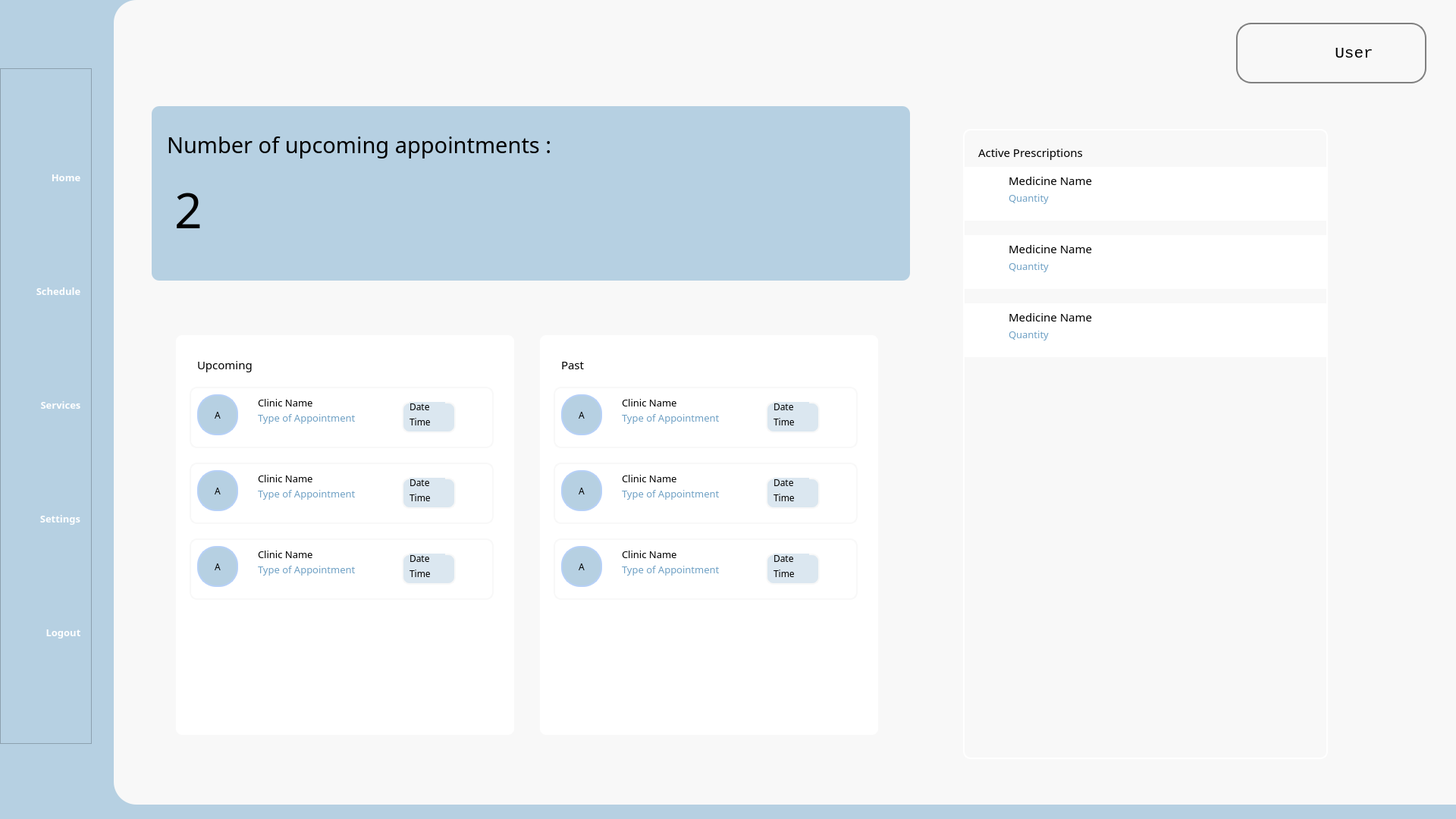
<?xml version="1.0" encoding="UTF-8"?>
<ui version="4.0">
 <class>MainWindow</class>
 <widget class="QMainWindow" name="MainWindow">
  <property name="geometry">
   <rect>
    <x>0</x>
    <y>0</y>
    <width>1920</width>
    <height>1080</height>
   </rect>
  </property>
  <property name="sizePolicy">
   <sizepolicy hsizetype="Maximum" vsizetype="Maximum">
    <horstretch>0</horstretch>
    <verstretch>0</verstretch>
   </sizepolicy>
  </property>
  <property name="minimumSize">
   <size>
    <width>0</width>
    <height>1</height>
   </size>
  </property>
  <property name="windowTitle">
   <string>Call A Doctor</string>
  </property>
  <property name="layoutDirection">
   <enum>Qt::RightToLeft</enum>
  </property>
  <property name="autoFillBackground">
   <bool>false</bool>
  </property>
  <property name="styleSheet">
   <string notr="true">background-color: #B6D0E2;</string>
  </property>
  <widget class="QWidget" name="mainWidget">
   <widget class="QWidget" name="background" native="true">
    <property name="geometry">
     <rect>
      <x>150</x>
      <y>0</y>
      <width>1771</width>
      <height>1061</height>
     </rect>
    </property>
    <property name="styleSheet">
     <string notr="true">background-color: #F8F8F8;
border-bottom-left-radius: 30px;
border-top-left-radius: 30px;</string>
    </property>
    <widget class="QFrame" name="num_appt_frame">
     <property name="geometry">
      <rect>
       <x>50</x>
       <y>140</y>
       <width>1000</width>
       <height>230</height>
      </rect>
     </property>
     <property name="styleSheet">
      <string notr="true">border-radius: 10px;
    background-color: #B6D0E2;
    background-image: qlineargradient(
        spread: pad, 
        x1: 0, y1: 0, 
        x2: 0, y2: 1, 
        stop: 0 #B6D0E2, 
        stop: 1 #FFFFFF
    );</string>
     </property>
     <property name="frameShape">
      <enum>QFrame::StyledPanel</enum>
     </property>
     <property name="frameShadow">
      <enum>QFrame::Raised</enum>
     </property>
     <widget class="QLabel" name="num_upcoming_appt_label">
      <property name="geometry">
       <rect>
        <x>20</x>
        <y>20</y>
        <width>951</width>
        <height>61</height>
       </rect>
      </property>
      <property name="font">
       <font>
        <family>Cascadia Code</family>
        <pointsize>22</pointsize>
       </font>
      </property>
      <property name="text">
       <string>Number of upcoming appointments :</string>
      </property>
      <property name="wordWrap">
       <bool>true</bool>
      </property>
     </widget>
     <widget class="QLabel" name="num_appt_number_label">
      <property name="geometry">
       <rect>
        <x>30</x>
        <y>100</y>
        <width>51</width>
        <height>71</height>
       </rect>
      </property>
      <property name="font">
       <font>
        <family>Cascadia Code</family>
        <pointsize>48</pointsize>
       </font>
      </property>
      <property name="text">
       <string>2</string>
      </property>
     </widget>
    </widget>
    <widget class="QFrame" name="appointment_frame">
     <property name="geometry">
      <rect>
       <x>50</x>
       <y>410</y>
       <width>1000</width>
       <height>600</height>
      </rect>
     </property>
     <property name="styleSheet">
      <string notr="true">border: 2px solid #F8F8F8;
border-radius: 10px;

</string>
     </property>
     <property name="frameShape">
      <enum>QFrame::StyledPanel</enum>
     </property>
     <property name="frameShadow">
      <enum>QFrame::Raised</enum>
     </property>
     <property name="lineWidth">
      <number>6</number>
     </property>
     <widget class="QFrame" name="upcomin_appt_frame">
      <property name="geometry">
       <rect>
        <x>30</x>
        <y>30</y>
        <width>450</width>
        <height>531</height>
       </rect>
      </property>
      <property name="styleSheet">
       <string notr="true">background-color : #ffffff;</string>
      </property>
      <property name="frameShape">
       <enum>QFrame::StyledPanel</enum>
      </property>
      <property name="frameShadow">
       <enum>QFrame::Raised</enum>
      </property>
      <widget class="QLabel" name="upcoming_label">
       <property name="geometry">
        <rect>
         <x>30</x>
         <y>20</y>
         <width>101</width>
         <height>41</height>
        </rect>
       </property>
       <property name="font">
        <font>
         <family>Cascadia Code</family>
         <pointsize>11</pointsize>
        </font>
       </property>
       <property name="styleSheet">
        <string notr="true">border : none;
</string>
       </property>
       <property name="text">
        <string>Upcoming</string>
       </property>
      </widget>
      <widget class="QFrame" name="clinicAppt_frame">
       <property name="geometry">
        <rect>
         <x>20</x>
         <y>70</y>
         <width>401</width>
         <height>81</height>
        </rect>
       </property>
       <property name="frameShape">
        <enum>QFrame::StyledPanel</enum>
       </property>
       <property name="frameShadow">
        <enum>QFrame::Raised</enum>
       </property>
       <widget class="QLabel" name="clinic_name_label">
        <property name="geometry">
         <rect>
          <x>90</x>
          <y>10</y>
          <width>121</width>
          <height>21</height>
         </rect>
        </property>
        <property name="font">
         <font>
          <family>Cascadia Code</family>
          <pointsize>10</pointsize>
         </font>
        </property>
        <property name="styleSheet">
         <string notr="true">border : none;
</string>
        </property>
        <property name="text">
         <string>Clinic Name</string>
        </property>
       </widget>
       <widget class="QLabel" name="clinic_logo_label">
        <property name="geometry">
         <rect>
          <x>10</x>
          <y>10</y>
          <width>54</width>
          <height>54</height>
         </rect>
        </property>
        <property name="font">
         <font>
          <family>Cascadia Code</family>
          <pointsize>9</pointsize>
         </font>
        </property>
        <property name="styleSheet">
         <string notr="true">background-color: #B6D0E2; /* Fill color */
border-radius: 25px; /* Radius to make it round */
border: 2px solid #B6D0F7; /*  Border color and thickness */
min-width: 50px; /* Ensure the QLabel is a circle */
min-height: 50px; /* Ensure the QLabel is a circle */
max-width: 50px; /* Ensure the QLabel is a circle */
max-height: 50px; /* Ensure the QLabel is a circle */</string>
        </property>
        <property name="text">
         <string>A</string>
        </property>
        <property name="alignment">
         <set>Qt::AlignCenter</set>
        </property>
       </widget>
       <widget class="QLabel" name="toa_label">
        <property name="geometry">
         <rect>
          <x>90</x>
          <y>30</y>
          <width>161</width>
          <height>21</height>
         </rect>
        </property>
        <property name="font">
         <font>
          <family>Cascadia Code</family>
          <pointsize>10</pointsize>
         </font>
        </property>
        <property name="styleSheet">
         <string notr="true">border : none;
color : #6ea0c4;
</string>
        </property>
        <property name="text">
         <string>Type of Appointment</string>
        </property>
       </widget>
       <widget class="QFrame" name="date_time_frame">
        <property name="geometry">
         <rect>
          <x>280</x>
          <y>20</y>
          <width>71</width>
          <height>41</height>
         </rect>
        </property>
        <property name="styleSheet">
         <string notr="true">border-radius: 10px;
background-color: #dbe7f0;</string>
        </property>
        <property name="frameShape">
         <enum>QFrame::StyledPanel</enum>
        </property>
        <property name="frameShadow">
         <enum>QFrame::Raised</enum>
        </property>
        <widget class="QLabel" name="date_label">
         <property name="geometry">
          <rect>
           <x>10</x>
           <y>0</y>
           <width>47</width>
           <height>13</height>
          </rect>
         </property>
         <property name="font">
          <font>
           <family>Cascadia Code</family>
          </font>
         </property>
         <property name="styleSheet">
          <string notr="true">border : none;
</string>
         </property>
         <property name="text">
          <string>Date</string>
         </property>
        </widget>
        <widget class="QLabel" name="time_label">
         <property name="geometry">
          <rect>
           <x>10</x>
           <y>20</y>
           <width>47</width>
           <height>13</height>
          </rect>
         </property>
         <property name="font">
          <font>
           <family>Cascadia Code</family>
          </font>
         </property>
         <property name="styleSheet">
          <string notr="true">border : none;
</string>
         </property>
         <property name="text">
          <string>Time</string>
         </property>
        </widget>
       </widget>
      </widget>
      <widget class="QFrame" name="clinicAppt_frame_2">
       <property name="geometry">
        <rect>
         <x>20</x>
         <y>170</y>
         <width>401</width>
         <height>81</height>
        </rect>
       </property>
       <property name="frameShape">
        <enum>QFrame::StyledPanel</enum>
       </property>
       <property name="frameShadow">
        <enum>QFrame::Raised</enum>
       </property>
       <widget class="QLabel" name="clinic_name_label_2">
        <property name="geometry">
         <rect>
          <x>90</x>
          <y>10</y>
          <width>121</width>
          <height>21</height>
         </rect>
        </property>
        <property name="font">
         <font>
          <family>Cascadia Code</family>
          <pointsize>10</pointsize>
         </font>
        </property>
        <property name="styleSheet">
         <string notr="true">border : none;
</string>
        </property>
        <property name="text">
         <string>Clinic Name</string>
        </property>
       </widget>
       <widget class="QLabel" name="clinic_logo_label_2">
        <property name="geometry">
         <rect>
          <x>10</x>
          <y>10</y>
          <width>54</width>
          <height>54</height>
         </rect>
        </property>
        <property name="font">
         <font>
          <family>Cascadia Code</family>
          <pointsize>9</pointsize>
         </font>
        </property>
        <property name="styleSheet">
         <string notr="true">background-color: #B6D0E2; /* Fill color */
border-radius: 25px; /* Radius to make it round */
border: 2px solid #B6D0F7; /*  Border color and thickness */
min-width: 50px; /* Ensure the QLabel is a circle */
min-height: 50px; /* Ensure the QLabel is a circle */
max-width: 50px; /* Ensure the QLabel is a circle */
max-height: 50px; /* Ensure the QLabel is a circle */</string>
        </property>
        <property name="text">
         <string>A</string>
        </property>
        <property name="alignment">
         <set>Qt::AlignCenter</set>
        </property>
       </widget>
       <widget class="QLabel" name="toa_label_2">
        <property name="geometry">
         <rect>
          <x>90</x>
          <y>30</y>
          <width>161</width>
          <height>21</height>
         </rect>
        </property>
        <property name="font">
         <font>
          <family>Cascadia Code</family>
          <pointsize>10</pointsize>
         </font>
        </property>
        <property name="styleSheet">
         <string notr="true">border : none;
color : #6ea0c4;
</string>
        </property>
        <property name="text">
         <string>Type of Appointment</string>
        </property>
       </widget>
       <widget class="QFrame" name="date_time_frame_2">
        <property name="geometry">
         <rect>
          <x>280</x>
          <y>20</y>
          <width>71</width>
          <height>41</height>
         </rect>
        </property>
        <property name="styleSheet">
         <string notr="true">border-radius: 10px;
background-color: #dbe7f0;</string>
        </property>
        <property name="frameShape">
         <enum>QFrame::StyledPanel</enum>
        </property>
        <property name="frameShadow">
         <enum>QFrame::Raised</enum>
        </property>
        <widget class="QLabel" name="date_label_2">
         <property name="geometry">
          <rect>
           <x>10</x>
           <y>0</y>
           <width>47</width>
           <height>13</height>
          </rect>
         </property>
         <property name="font">
          <font>
           <family>Cascadia Code</family>
          </font>
         </property>
         <property name="styleSheet">
          <string notr="true">border : none;
</string>
         </property>
         <property name="text">
          <string>Date</string>
         </property>
        </widget>
        <widget class="QLabel" name="time_label_2">
         <property name="geometry">
          <rect>
           <x>10</x>
           <y>20</y>
           <width>47</width>
           <height>13</height>
          </rect>
         </property>
         <property name="font">
          <font>
           <family>Cascadia Code</family>
          </font>
         </property>
         <property name="styleSheet">
          <string notr="true">border : none;
</string>
         </property>
         <property name="text">
          <string>Time</string>
         </property>
        </widget>
       </widget>
      </widget>
      <widget class="QFrame" name="clinicAppt_frame_3">
       <property name="geometry">
        <rect>
         <x>20</x>
         <y>270</y>
         <width>401</width>
         <height>81</height>
        </rect>
       </property>
       <property name="frameShape">
        <enum>QFrame::StyledPanel</enum>
       </property>
       <property name="frameShadow">
        <enum>QFrame::Raised</enum>
       </property>
       <widget class="QLabel" name="clinic_name_label_3">
        <property name="geometry">
         <rect>
          <x>90</x>
          <y>10</y>
          <width>121</width>
          <height>21</height>
         </rect>
        </property>
        <property name="font">
         <font>
          <family>Cascadia Code</family>
          <pointsize>10</pointsize>
         </font>
        </property>
        <property name="styleSheet">
         <string notr="true">border : none;
</string>
        </property>
        <property name="text">
         <string>Clinic Name</string>
        </property>
       </widget>
       <widget class="QLabel" name="clinic_logo_label_3">
        <property name="geometry">
         <rect>
          <x>10</x>
          <y>10</y>
          <width>54</width>
          <height>54</height>
         </rect>
        </property>
        <property name="font">
         <font>
          <family>Cascadia Code</family>
          <pointsize>9</pointsize>
         </font>
        </property>
        <property name="styleSheet">
         <string notr="true">background-color: #B6D0E2; /* Fill color */
border-radius: 25px; /* Radius to make it round */
border: 2px solid #B6D0F7; /*  Border color and thickness */
min-width: 50px; /* Ensure the QLabel is a circle */
min-height: 50px; /* Ensure the QLabel is a circle */
max-width: 50px; /* Ensure the QLabel is a circle */
max-height: 50px; /* Ensure the QLabel is a circle */</string>
        </property>
        <property name="text">
         <string>A</string>
        </property>
        <property name="alignment">
         <set>Qt::AlignCenter</set>
        </property>
       </widget>
       <widget class="QLabel" name="toa_label_3">
        <property name="geometry">
         <rect>
          <x>90</x>
          <y>30</y>
          <width>161</width>
          <height>21</height>
         </rect>
        </property>
        <property name="font">
         <font>
          <family>Cascadia Code</family>
          <pointsize>10</pointsize>
         </font>
        </property>
        <property name="styleSheet">
         <string notr="true">border : none;
color : #6ea0c4;
</string>
        </property>
        <property name="text">
         <string>Type of Appointment</string>
        </property>
       </widget>
       <widget class="QFrame" name="date_time_frame_3">
        <property name="geometry">
         <rect>
          <x>280</x>
          <y>20</y>
          <width>71</width>
          <height>41</height>
         </rect>
        </property>
        <property name="styleSheet">
         <string notr="true">border-radius: 10px;
background-color: #dbe7f0;</string>
        </property>
        <property name="frameShape">
         <enum>QFrame::StyledPanel</enum>
        </property>
        <property name="frameShadow">
         <enum>QFrame::Raised</enum>
        </property>
        <widget class="QLabel" name="date_label_3">
         <property name="geometry">
          <rect>
           <x>10</x>
           <y>0</y>
           <width>47</width>
           <height>13</height>
          </rect>
         </property>
         <property name="font">
          <font>
           <family>Cascadia Code</family>
          </font>
         </property>
         <property name="styleSheet">
          <string notr="true">border : none;
</string>
         </property>
         <property name="text">
          <string>Date</string>
         </property>
        </widget>
        <widget class="QLabel" name="time_label_3">
         <property name="geometry">
          <rect>
           <x>10</x>
           <y>20</y>
           <width>47</width>
           <height>13</height>
          </rect>
         </property>
         <property name="font">
          <font>
           <family>Cascadia Code</family>
          </font>
         </property>
         <property name="styleSheet">
          <string notr="true">border : none;
</string>
         </property>
         <property name="text">
          <string>Time</string>
         </property>
        </widget>
       </widget>
      </widget>
     </widget>
     <widget class="QFrame" name="upcomin_appt_frame_2">
      <property name="geometry">
       <rect>
        <x>510</x>
        <y>30</y>
        <width>450</width>
        <height>531</height>
       </rect>
      </property>
      <property name="styleSheet">
       <string notr="true">background-color : #ffffff;</string>
      </property>
      <property name="frameShape">
       <enum>QFrame::StyledPanel</enum>
      </property>
      <property name="frameShadow">
       <enum>QFrame::Raised</enum>
      </property>
      <widget class="QLabel" name="upcoming_label_2">
       <property name="geometry">
        <rect>
         <x>30</x>
         <y>20</y>
         <width>101</width>
         <height>41</height>
        </rect>
       </property>
       <property name="font">
        <font>
         <family>Cascadia Code</family>
         <pointsize>11</pointsize>
        </font>
       </property>
       <property name="styleSheet">
        <string notr="true">border : none;
</string>
       </property>
       <property name="text">
        <string>Past</string>
       </property>
      </widget>
      <widget class="QFrame" name="clinicAppt_frame_4">
       <property name="geometry">
        <rect>
         <x>20</x>
         <y>170</y>
         <width>401</width>
         <height>81</height>
        </rect>
       </property>
       <property name="frameShape">
        <enum>QFrame::StyledPanel</enum>
       </property>
       <property name="frameShadow">
        <enum>QFrame::Raised</enum>
       </property>
       <widget class="QLabel" name="clinic_name_label_4">
        <property name="geometry">
         <rect>
          <x>90</x>
          <y>10</y>
          <width>121</width>
          <height>21</height>
         </rect>
        </property>
        <property name="font">
         <font>
          <family>Cascadia Code</family>
          <pointsize>10</pointsize>
         </font>
        </property>
        <property name="styleSheet">
         <string notr="true">border : none;
</string>
        </property>
        <property name="text">
         <string>Clinic Name</string>
        </property>
       </widget>
       <widget class="QLabel" name="clinic_logo_label_4">
        <property name="geometry">
         <rect>
          <x>10</x>
          <y>10</y>
          <width>54</width>
          <height>54</height>
         </rect>
        </property>
        <property name="font">
         <font>
          <family>Cascadia Code</family>
          <pointsize>9</pointsize>
         </font>
        </property>
        <property name="styleSheet">
         <string notr="true">background-color: #B6D0E2; /* Fill color */
border-radius: 25px; /* Radius to make it round */
border: 2px solid #B6D0F7; /*  Border color and thickness */
min-width: 50px; /* Ensure the QLabel is a circle */
min-height: 50px; /* Ensure the QLabel is a circle */
max-width: 50px; /* Ensure the QLabel is a circle */
max-height: 50px; /* Ensure the QLabel is a circle */</string>
        </property>
        <property name="text">
         <string>A</string>
        </property>
        <property name="alignment">
         <set>Qt::AlignCenter</set>
        </property>
       </widget>
       <widget class="QLabel" name="toa_label_4">
        <property name="geometry">
         <rect>
          <x>90</x>
          <y>30</y>
          <width>161</width>
          <height>21</height>
         </rect>
        </property>
        <property name="font">
         <font>
          <family>Cascadia Code</family>
          <pointsize>10</pointsize>
         </font>
        </property>
        <property name="styleSheet">
         <string notr="true">border : none;
color : #6ea0c4;
</string>
        </property>
        <property name="text">
         <string>Type of Appointment</string>
        </property>
       </widget>
       <widget class="QFrame" name="date_time_frame_4">
        <property name="geometry">
         <rect>
          <x>280</x>
          <y>20</y>
          <width>71</width>
          <height>41</height>
         </rect>
        </property>
        <property name="styleSheet">
         <string notr="true">border-radius: 10px;
background-color: #dbe7f0;</string>
        </property>
        <property name="frameShape">
         <enum>QFrame::StyledPanel</enum>
        </property>
        <property name="frameShadow">
         <enum>QFrame::Raised</enum>
        </property>
        <widget class="QLabel" name="date_label_4">
         <property name="geometry">
          <rect>
           <x>10</x>
           <y>0</y>
           <width>47</width>
           <height>13</height>
          </rect>
         </property>
         <property name="font">
          <font>
           <family>Cascadia Code</family>
          </font>
         </property>
         <property name="styleSheet">
          <string notr="true">border : none;
</string>
         </property>
         <property name="text">
          <string>Date</string>
         </property>
        </widget>
        <widget class="QLabel" name="time_label_4">
         <property name="geometry">
          <rect>
           <x>10</x>
           <y>20</y>
           <width>47</width>
           <height>13</height>
          </rect>
         </property>
         <property name="font">
          <font>
           <family>Cascadia Code</family>
          </font>
         </property>
         <property name="styleSheet">
          <string notr="true">border : none;
</string>
         </property>
         <property name="text">
          <string>Time</string>
         </property>
        </widget>
       </widget>
      </widget>
      <widget class="QFrame" name="clinicAppt_frame_5">
       <property name="geometry">
        <rect>
         <x>20</x>
         <y>270</y>
         <width>401</width>
         <height>81</height>
        </rect>
       </property>
       <property name="frameShape">
        <enum>QFrame::StyledPanel</enum>
       </property>
       <property name="frameShadow">
        <enum>QFrame::Raised</enum>
       </property>
       <widget class="QLabel" name="clinic_name_label_5">
        <property name="geometry">
         <rect>
          <x>90</x>
          <y>10</y>
          <width>121</width>
          <height>21</height>
         </rect>
        </property>
        <property name="font">
         <font>
          <family>Cascadia Code</family>
          <pointsize>10</pointsize>
         </font>
        </property>
        <property name="styleSheet">
         <string notr="true">border : none;
</string>
        </property>
        <property name="text">
         <string>Clinic Name</string>
        </property>
       </widget>
       <widget class="QLabel" name="clinic_logo_label_5">
        <property name="geometry">
         <rect>
          <x>10</x>
          <y>10</y>
          <width>54</width>
          <height>54</height>
         </rect>
        </property>
        <property name="font">
         <font>
          <family>Cascadia Code</family>
          <pointsize>9</pointsize>
         </font>
        </property>
        <property name="styleSheet">
         <string notr="true">background-color: #B6D0E2; /* Fill color */
border-radius: 25px; /* Radius to make it round */
border: 2px solid #B6D0F7; /*  Border color and thickness */
min-width: 50px; /* Ensure the QLabel is a circle */
min-height: 50px; /* Ensure the QLabel is a circle */
max-width: 50px; /* Ensure the QLabel is a circle */
max-height: 50px; /* Ensure the QLabel is a circle */</string>
        </property>
        <property name="text">
         <string>A</string>
        </property>
        <property name="alignment">
         <set>Qt::AlignCenter</set>
        </property>
       </widget>
       <widget class="QLabel" name="toa_label_5">
        <property name="geometry">
         <rect>
          <x>90</x>
          <y>30</y>
          <width>161</width>
          <height>21</height>
         </rect>
        </property>
        <property name="font">
         <font>
          <family>Cascadia Code</family>
          <pointsize>10</pointsize>
         </font>
        </property>
        <property name="styleSheet">
         <string notr="true">border : none;
color : #6ea0c4;
</string>
        </property>
        <property name="text">
         <string>Type of Appointment</string>
        </property>
       </widget>
       <widget class="QFrame" name="date_time_frame_5">
        <property name="geometry">
         <rect>
          <x>280</x>
          <y>20</y>
          <width>71</width>
          <height>41</height>
         </rect>
        </property>
        <property name="styleSheet">
         <string notr="true">border-radius: 10px;
background-color: #dbe7f0;</string>
        </property>
        <property name="frameShape">
         <enum>QFrame::StyledPanel</enum>
        </property>
        <property name="frameShadow">
         <enum>QFrame::Raised</enum>
        </property>
        <widget class="QLabel" name="date_label_5">
         <property name="geometry">
          <rect>
           <x>10</x>
           <y>0</y>
           <width>47</width>
           <height>13</height>
          </rect>
         </property>
         <property name="font">
          <font>
           <family>Cascadia Code</family>
          </font>
         </property>
         <property name="styleSheet">
          <string notr="true">border : none;
</string>
         </property>
         <property name="text">
          <string>Date</string>
         </property>
        </widget>
        <widget class="QLabel" name="time_label_5">
         <property name="geometry">
          <rect>
           <x>10</x>
           <y>20</y>
           <width>47</width>
           <height>13</height>
          </rect>
         </property>
         <property name="font">
          <font>
           <family>Cascadia Code</family>
          </font>
         </property>
         <property name="styleSheet">
          <string notr="true">border : none;
</string>
         </property>
         <property name="text">
          <string>Time</string>
         </property>
        </widget>
       </widget>
      </widget>
      <widget class="QFrame" name="clinicAppt_frame_6">
       <property name="geometry">
        <rect>
         <x>20</x>
         <y>70</y>
         <width>401</width>
         <height>81</height>
        </rect>
       </property>
       <property name="frameShape">
        <enum>QFrame::StyledPanel</enum>
       </property>
       <property name="frameShadow">
        <enum>QFrame::Raised</enum>
       </property>
       <widget class="QLabel" name="clinic_name_label_6">
        <property name="geometry">
         <rect>
          <x>90</x>
          <y>10</y>
          <width>121</width>
          <height>21</height>
         </rect>
        </property>
        <property name="font">
         <font>
          <family>Cascadia Code</family>
          <pointsize>10</pointsize>
         </font>
        </property>
        <property name="styleSheet">
         <string notr="true">border : none;
</string>
        </property>
        <property name="text">
         <string>Clinic Name</string>
        </property>
       </widget>
       <widget class="QLabel" name="clinic_logo_label_6">
        <property name="geometry">
         <rect>
          <x>10</x>
          <y>10</y>
          <width>54</width>
          <height>54</height>
         </rect>
        </property>
        <property name="font">
         <font>
          <family>Cascadia Code</family>
          <pointsize>9</pointsize>
         </font>
        </property>
        <property name="styleSheet">
         <string notr="true">background-color: #B6D0E2; /* Fill color */
border-radius: 25px; /* Radius to make it round */
border: 2px solid #B6D0F7; /*  Border color and thickness */
min-width: 50px; /* Ensure the QLabel is a circle */
min-height: 50px; /* Ensure the QLabel is a circle */
max-width: 50px; /* Ensure the QLabel is a circle */
max-height: 50px; /* Ensure the QLabel is a circle */</string>
        </property>
        <property name="text">
         <string>A</string>
        </property>
        <property name="alignment">
         <set>Qt::AlignCenter</set>
        </property>
       </widget>
       <widget class="QLabel" name="toa_label_6">
        <property name="geometry">
         <rect>
          <x>90</x>
          <y>30</y>
          <width>161</width>
          <height>21</height>
         </rect>
        </property>
        <property name="font">
         <font>
          <family>Cascadia Code</family>
          <pointsize>10</pointsize>
         </font>
        </property>
        <property name="styleSheet">
         <string notr="true">border : none;
color : #6ea0c4;
</string>
        </property>
        <property name="text">
         <string>Type of Appointment</string>
        </property>
       </widget>
       <widget class="QFrame" name="date_time_frame_6">
        <property name="geometry">
         <rect>
          <x>280</x>
          <y>20</y>
          <width>71</width>
          <height>41</height>
         </rect>
        </property>
        <property name="styleSheet">
         <string notr="true">border-radius: 10px;
background-color: #dbe7f0;</string>
        </property>
        <property name="frameShape">
         <enum>QFrame::StyledPanel</enum>
        </property>
        <property name="frameShadow">
         <enum>QFrame::Raised</enum>
        </property>
        <widget class="QLabel" name="date_label_6">
         <property name="geometry">
          <rect>
           <x>10</x>
           <y>0</y>
           <width>47</width>
           <height>13</height>
          </rect>
         </property>
         <property name="font">
          <font>
           <family>Cascadia Code</family>
          </font>
         </property>
         <property name="styleSheet">
          <string notr="true">border : none;
</string>
         </property>
         <property name="text">
          <string>Date</string>
         </property>
        </widget>
        <widget class="QLabel" name="time_label_6">
         <property name="geometry">
          <rect>
           <x>10</x>
           <y>20</y>
           <width>47</width>
           <height>13</height>
          </rect>
         </property>
         <property name="font">
          <font>
           <family>Cascadia Code</family>
          </font>
         </property>
         <property name="styleSheet">
          <string notr="true">border : none;
</string>
         </property>
         <property name="text">
          <string>Time</string>
         </property>
        </widget>
       </widget>
      </widget>
     </widget>
    </widget>
    <widget class="QFrame" name="active_pres_frame">
     <property name="geometry">
      <rect>
       <x>1120</x>
       <y>170</y>
       <width>481</width>
       <height>831</height>
      </rect>
     </property>
     <property name="styleSheet">
      <string notr="true">border: 2px solid #FFFFFF;
border-radius: 10px;</string>
     </property>
     <property name="frameShape">
      <enum>QFrame::StyledPanel</enum>
     </property>
     <property name="frameShadow">
      <enum>QFrame::Raised</enum>
     </property>
     <widget class="QLabel" name="active_pres_label">
      <property name="geometry">
       <rect>
        <x>20</x>
        <y>10</y>
        <width>191</width>
        <height>41</height>
       </rect>
      </property>
      <property name="font">
       <font>
        <family>Cascadia Code</family>
        <pointsize>11</pointsize>
       </font>
      </property>
      <property name="styleSheet">
       <string notr="true">border : none;
</string>
      </property>
      <property name="text">
       <string>Active Prescriptions</string>
      </property>
     </widget>
     <widget class="QFrame" name="active_pres1_frame">
      <property name="geometry">
       <rect>
        <x>0</x>
        <y>50</y>
        <width>481</width>
        <height>71</height>
       </rect>
      </property>
      <property name="styleSheet">
       <string notr="true">border : none;
border-radius : 0;
background-color : #FFFFFF;</string>
      </property>
      <property name="frameShape">
       <enum>QFrame::StyledPanel</enum>
      </property>
      <property name="frameShadow">
       <enum>QFrame::Raised</enum>
      </property>
      <widget class="QLabel" name="medicineName_label">
       <property name="geometry">
        <rect>
         <x>60</x>
         <y>10</y>
         <width>241</width>
         <height>16</height>
        </rect>
       </property>
       <property name="font">
        <font>
         <family>Cascadia Code</family>
         <pointsize>11</pointsize>
        </font>
       </property>
       <property name="text">
        <string>Medicine Name</string>
       </property>
      </widget>
      <widget class="QLabel" name="medicine_quantity_label">
       <property name="geometry">
        <rect>
         <x>60</x>
         <y>30</y>
         <width>161</width>
         <height>21</height>
        </rect>
       </property>
       <property name="font">
        <font>
         <family>Cascadia Code</family>
         <pointsize>10</pointsize>
        </font>
       </property>
       <property name="styleSheet">
        <string notr="true">border : none;
color : #6ea0c4;
</string>
       </property>
       <property name="text">
        <string>Quantity</string>
       </property>
      </widget>
     </widget>
     <widget class="QFrame" name="active_pres1_frame_2">
      <property name="geometry">
       <rect>
        <x>0</x>
        <y>140</y>
        <width>481</width>
        <height>71</height>
       </rect>
      </property>
      <property name="styleSheet">
       <string notr="true">border : none;
border-radius : 0;
background-color : #FFFFFF;</string>
      </property>
      <property name="frameShape">
       <enum>QFrame::StyledPanel</enum>
      </property>
      <property name="frameShadow">
       <enum>QFrame::Raised</enum>
      </property>
      <widget class="QLabel" name="medicineName_label_2">
       <property name="geometry">
        <rect>
         <x>60</x>
         <y>10</y>
         <width>241</width>
         <height>16</height>
        </rect>
       </property>
       <property name="font">
        <font>
         <family>Cascadia Code</family>
         <pointsize>11</pointsize>
        </font>
       </property>
       <property name="text">
        <string>Medicine Name</string>
       </property>
      </widget>
      <widget class="QLabel" name="medicine_quantity_label_2">
       <property name="geometry">
        <rect>
         <x>60</x>
         <y>30</y>
         <width>161</width>
         <height>21</height>
        </rect>
       </property>
       <property name="font">
        <font>
         <family>Cascadia Code</family>
         <pointsize>10</pointsize>
        </font>
       </property>
       <property name="styleSheet">
        <string notr="true">border : none;
color : #6ea0c4;
</string>
       </property>
       <property name="text">
        <string>Quantity</string>
       </property>
      </widget>
     </widget>
     <widget class="QFrame" name="active_pres1_frame_3">
      <property name="geometry">
       <rect>
        <x>0</x>
        <y>230</y>
        <width>481</width>
        <height>71</height>
       </rect>
      </property>
      <property name="styleSheet">
       <string notr="true">border : none;
border-radius : 0;
background-color : #FFFFFF;</string>
      </property>
      <property name="frameShape">
       <enum>QFrame::StyledPanel</enum>
      </property>
      <property name="frameShadow">
       <enum>QFrame::Raised</enum>
      </property>
      <widget class="QLabel" name="medicineName_label_3">
       <property name="geometry">
        <rect>
         <x>60</x>
         <y>10</y>
         <width>241</width>
         <height>16</height>
        </rect>
       </property>
       <property name="font">
        <font>
         <family>Cascadia Code</family>
         <pointsize>11</pointsize>
        </font>
       </property>
       <property name="text">
        <string>Medicine Name</string>
       </property>
      </widget>
      <widget class="QLabel" name="medicine_quantity_label_3">
       <property name="geometry">
        <rect>
         <x>60</x>
         <y>30</y>
         <width>161</width>
         <height>21</height>
        </rect>
       </property>
       <property name="font">
        <font>
         <family>Cascadia Code</family>
         <pointsize>10</pointsize>
        </font>
       </property>
       <property name="styleSheet">
        <string notr="true">border : none;
color : #6ea0c4;
</string>
       </property>
       <property name="text">
        <string>Quantity</string>
       </property>
      </widget>
     </widget>
    </widget>
    <widget class="QPushButton" name="noti_icon">
     <property name="geometry">
      <rect>
       <x>1380</x>
       <y>30</y>
       <width>70</width>
       <height>81</height>
      </rect>
     </property>
     <property name="text">
      <string/>
     </property>
     <property name="icon">
      <iconset>
       <normaloff>../../../Documents/SE_CAD/CallADoctor/CAD/Images/icon/notification.png</normaloff>../../../Documents/SE_CAD/CallADoctor/CAD/Images/icon/notification.png</iconset>
     </property>
     <property name="iconSize">
      <size>
       <width>40</width>
       <height>40</height>
      </size>
     </property>
    </widget>
    <widget class="QFrame" name="user_frame">
     <property name="geometry">
      <rect>
       <x>1480</x>
       <y>30</y>
       <width>251</width>
       <height>80</height>
      </rect>
     </property>
     <property name="styleSheet">
      <string notr="true">border-radius: 20px; border: 2px solid #808080</string>
     </property>
     <property name="frameShape">
      <enum>QFrame::StyledPanel</enum>
     </property>
     <property name="frameShadow">
      <enum>QFrame::Raised</enum>
     </property>
     <widget class="QLabel" name="profile_icon">
      <property name="geometry">
       <rect>
        <x>10</x>
        <y>10</y>
        <width>60</width>
        <height>60</height>
       </rect>
      </property>
      <property name="styleSheet">
       <string notr="true">border: none</string>
      </property>
      <property name="text">
       <string/>
      </property>
      <property name="pixmap">
       <pixmap>../../../Documents/SE_CAD/CallADoctor/CAD/Images/profile_icon.png</pixmap>
      </property>
      <property name="scaledContents">
       <bool>true</bool>
      </property>
     </widget>
     <widget class="QPushButton" name="profile_btn">
      <property name="geometry">
       <rect>
        <x>120</x>
        <y>25</y>
        <width>71</width>
        <height>31</height>
       </rect>
      </property>
      <property name="font">
       <font>
        <family>Consolas</family>
        <pointsize>16</pointsize>
       </font>
      </property>
      <property name="styleSheet">
       <string notr="true">border: none</string>
      </property>
      <property name="text">
       <string>User</string>
      </property>
     </widget>
    </widget>
   </widget>
   <widget class="QFrame" name="frame">
    <property name="geometry">
     <rect>
      <x>0</x>
      <y>90</y>
      <width>121</width>
      <height>891</height>
     </rect>
    </property>
    <property name="frameShape">
     <enum>QFrame::StyledPanel</enum>
    </property>
    <property name="frameShadow">
     <enum>QFrame::Raised</enum>
    </property>
    <layout class="QVBoxLayout" name="verticalLayout">
     <item>
      <widget class="QToolButton" name="home_navigation">
       <property name="enabled">
        <bool>true</bool>
       </property>
       <property name="sizePolicy">
        <sizepolicy hsizetype="Fixed" vsizetype="Fixed">
         <horstretch>0</horstretch>
         <verstretch>0</verstretch>
        </sizepolicy>
       </property>
       <property name="font">
        <font>
         <family>Source Sans Pro Semibold</family>
         <pointsize>10</pointsize>
         <weight>75</weight>
         <bold>true</bold>
        </font>
       </property>
       <property name="styleSheet">
        <string notr="true">border: none; 
color: white;</string>
       </property>
       <property name="text">
        <string>Home</string>
       </property>
       <property name="icon">
        <iconset>
         <normaloff>../../Sem4_5001CEM_SoftwareEngineering/coursework/images/home_page_icon.png</normaloff>../../Sem4_5001CEM_SoftwareEngineering/coursework/images/home_page_icon.png</iconset>
       </property>
       <property name="iconSize">
        <size>
         <width>70</width>
         <height>70</height>
        </size>
       </property>
       <property name="toolButtonStyle">
        <enum>Qt::ToolButtonTextUnderIcon</enum>
       </property>
      </widget>
     </item>
     <item>
      <widget class="QToolButton" name="appointments_navigation">
       <property name="enabled">
        <bool>true</bool>
       </property>
       <property name="sizePolicy">
        <sizepolicy hsizetype="Fixed" vsizetype="Fixed">
         <horstretch>0</horstretch>
         <verstretch>0</verstretch>
        </sizepolicy>
       </property>
       <property name="font">
        <font>
         <family>Source Sans Pro Semibold</family>
         <pointsize>10</pointsize>
         <weight>75</weight>
         <bold>true</bold>
        </font>
       </property>
       <property name="styleSheet">
        <string notr="true">border: none; 
color: white;</string>
       </property>
       <property name="text">
        <string>Schedule</string>
       </property>
       <property name="icon">
        <iconset>
         <normaloff>../../Sem4_5001CEM_SoftwareEngineering/coursework/images/appointment_page_icon.png</normaloff>../../Sem4_5001CEM_SoftwareEngineering/coursework/images/appointment_page_icon.png</iconset>
       </property>
       <property name="iconSize">
        <size>
         <width>70</width>
         <height>70</height>
        </size>
       </property>
       <property name="toolButtonStyle">
        <enum>Qt::ToolButtonTextUnderIcon</enum>
       </property>
      </widget>
     </item>
     <item>
      <widget class="QToolButton" name="services_navigation">
       <property name="enabled">
        <bool>true</bool>
       </property>
       <property name="sizePolicy">
        <sizepolicy hsizetype="Fixed" vsizetype="Fixed">
         <horstretch>0</horstretch>
         <verstretch>0</verstretch>
        </sizepolicy>
       </property>
       <property name="font">
        <font>
         <family>Source Sans Pro Semibold</family>
         <pointsize>10</pointsize>
         <weight>75</weight>
         <bold>true</bold>
        </font>
       </property>
       <property name="styleSheet">
        <string notr="true">border: none; 
color: white;</string>
       </property>
       <property name="text">
        <string>Services</string>
       </property>
       <property name="icon">
        <iconset>
         <normaloff>../../Sem4_5001CEM_SoftwareEngineering/coursework/images/services_icon.png</normaloff>../../Sem4_5001CEM_SoftwareEngineering/coursework/images/services_icon.png</iconset>
       </property>
       <property name="iconSize">
        <size>
         <width>70</width>
         <height>70</height>
        </size>
       </property>
       <property name="toolButtonStyle">
        <enum>Qt::ToolButtonTextUnderIcon</enum>
       </property>
      </widget>
     </item>
     <item>
      <widget class="QToolButton" name="settings_navigation">
       <property name="enabled">
        <bool>true</bool>
       </property>
       <property name="sizePolicy">
        <sizepolicy hsizetype="Fixed" vsizetype="Fixed">
         <horstretch>0</horstretch>
         <verstretch>0</verstretch>
        </sizepolicy>
       </property>
       <property name="font">
        <font>
         <family>Source Sans Pro Semibold</family>
         <pointsize>10</pointsize>
         <weight>75</weight>
         <bold>true</bold>
        </font>
       </property>
       <property name="styleSheet">
        <string notr="true">border: none; 
color: white;</string>
       </property>
       <property name="text">
        <string>Settings</string>
       </property>
       <property name="icon">
        <iconset>
         <normaloff>../../Sem4_5001CEM_SoftwareEngineering/coursework/images/settings_page_icon.png</normaloff>../../Sem4_5001CEM_SoftwareEngineering/coursework/images/settings_page_icon.png</iconset>
       </property>
       <property name="iconSize">
        <size>
         <width>70</width>
         <height>70</height>
        </size>
       </property>
       <property name="toolButtonStyle">
        <enum>Qt::ToolButtonTextUnderIcon</enum>
       </property>
      </widget>
     </item>
     <item>
      <widget class="QToolButton" name="logout_navigation">
       <property name="enabled">
        <bool>true</bool>
       </property>
       <property name="sizePolicy">
        <sizepolicy hsizetype="Fixed" vsizetype="Fixed">
         <horstretch>0</horstretch>
         <verstretch>0</verstretch>
        </sizepolicy>
       </property>
       <property name="font">
        <font>
         <family>Source Sans Pro Semibold</family>
         <pointsize>10</pointsize>
         <weight>75</weight>
         <bold>true</bold>
        </font>
       </property>
       <property name="styleSheet">
        <string notr="true">border: none; 
color: white;</string>
       </property>
       <property name="text">
        <string>Logout</string>
       </property>
       <property name="icon">
        <iconset>
         <normaloff>../../Sem4_5001CEM_SoftwareEngineering/coursework/images/logout_icon.png</normaloff>../../Sem4_5001CEM_SoftwareEngineering/coursework/images/logout_icon.png</iconset>
       </property>
       <property name="iconSize">
        <size>
         <width>70</width>
         <height>70</height>
        </size>
       </property>
       <property name="toolButtonStyle">
        <enum>Qt::ToolButtonTextUnderIcon</enum>
       </property>
      </widget>
     </item>
    </layout>
   </widget>
  </widget>
  <widget class="QMenuBar" name="menubar">
   <property name="geometry">
    <rect>
     <x>0</x>
     <y>0</y>
     <width>1920</width>
     <height>26</height>
    </rect>
   </property>
  </widget>
 </widget>
 <resources/>
 <connections/>
</ui>
